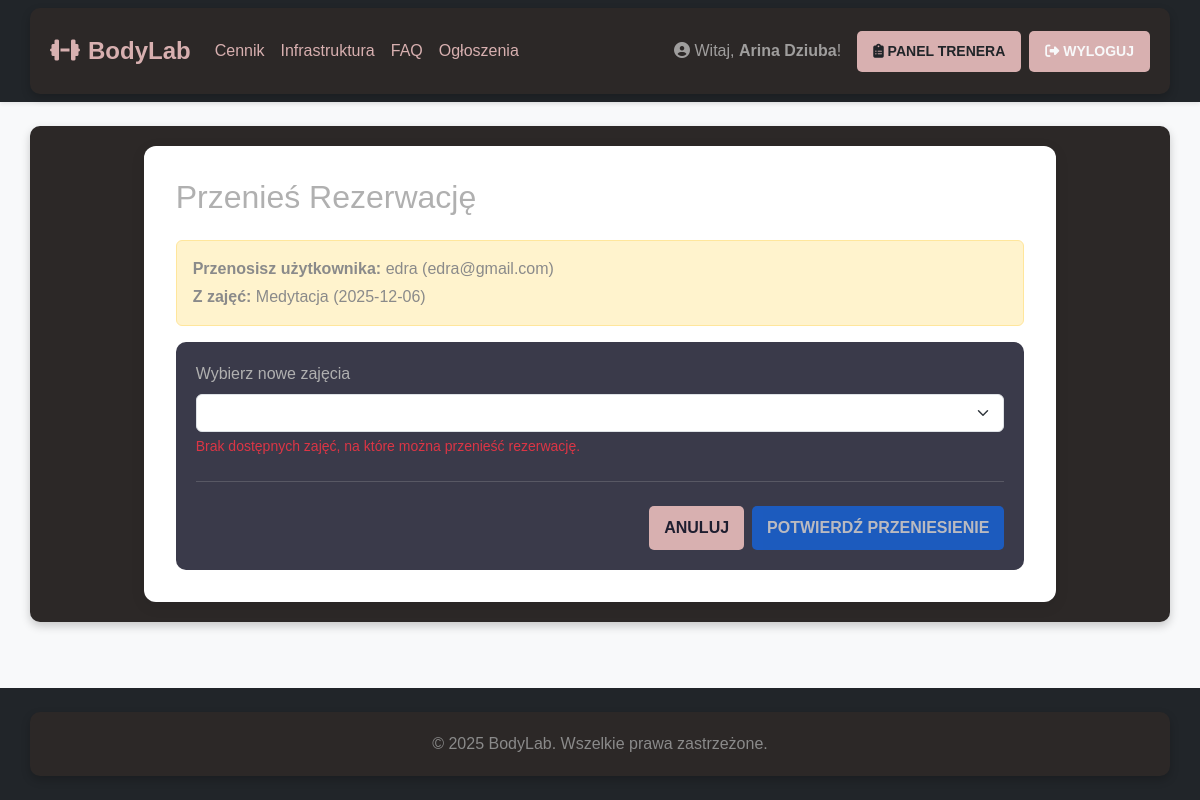
Page /move_booking/3 (signed in) on the earlier database version.
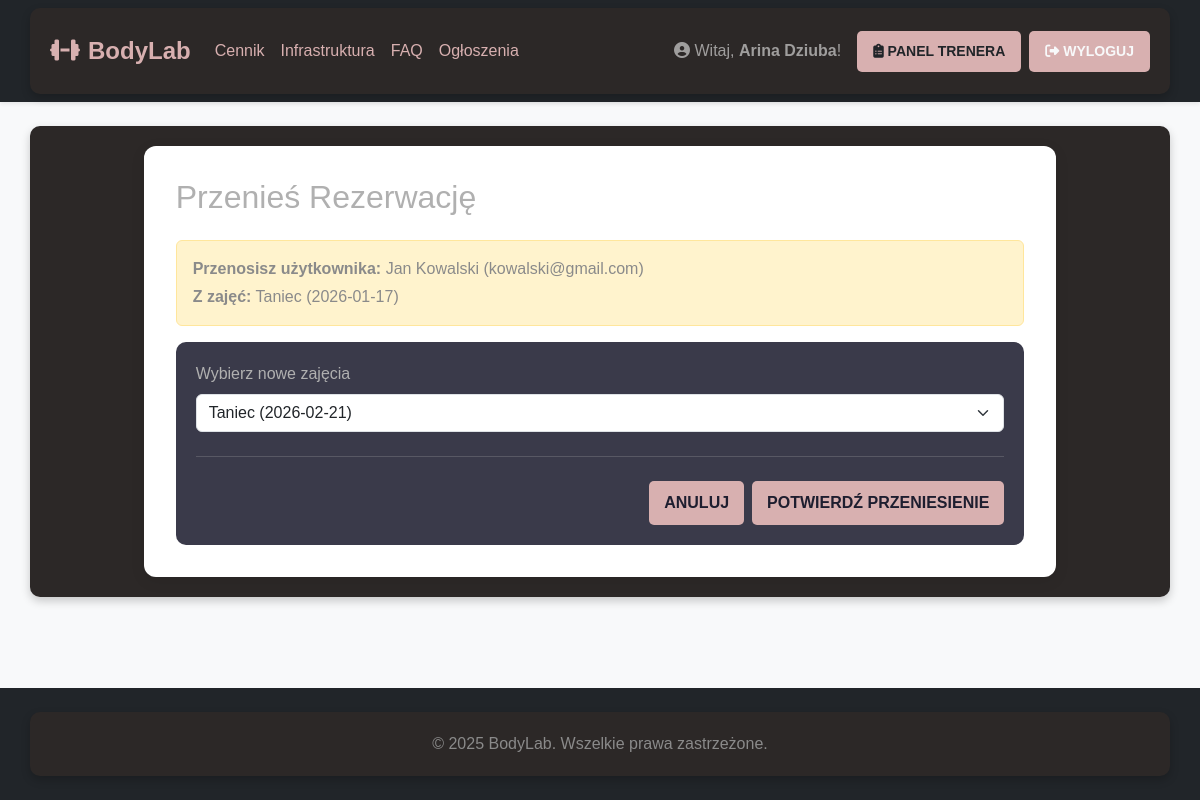
Same page on the later database version.
### app.py (models this page shows, shortened)
class User(db.Model, UserMixin):
    id = db.Column(db.Integer, primary_key=True)
    username = db.Column(db.String(50), unique=True, nullable=False)
    email = db.Column(db.String(120), unique=True, nullable=False)
    password_hash = db.Column(db.String(256), nullable=False)
    role = db.Column(db.String(20), nullable=False, default='user')
    experience_notes = db.Column(db.Text, nullable=True)
    sessions_taught = db.relationship('TrainingSession', back_populates='trainer', lazy='dynamic')
    bookings = db.relationship('Booking', back_populates='user', lazy='dynamic')
    messages_sent = db.relationship('Message', foreign_keys='Message.sender_id', back_populates='sender',
                                    lazy='dynamic')
    messages_received = db.relationship('Message', foreign_keys='Message.recipient_id', back_populates='recipient',
                                        lazy='dynamic')
    @property
    def is_admin(self): return self.role == 'admin'
    @property
    def is_trainer(self): return self.role == 'trainer'

class TrainingSession(db.Model):
    id = db.Column(db.Integer, primary_key=True)
    title = db.Column(db.String(100), nullable=False)
    session_type = db.Column(db.String(20), nullable=False, default='Grupowy')
    description = db.Column(db.Text, nullable=True)
    date = db.Column(db.Date, nullable=False)
    start_time = db.Column(db.Time, nullable=False)
    duration_minutes = db.Column(db.Integer, nullable=False, default=60)
    price = db.Column(db.Integer, nullable=False, default=0)
    max_participants = db.Column(db.Integer, nullable=False, default=10)
    trainer_id = db.Column(db.Integer, db.ForeignKey('user.id'), nullable=False)
    recurrence_group_id = db.Column(db.String(36), nullable=True, index=True)
    trainer = db.relationship('User', back_populates='sessions_taught')
    bookings = db.relationship('Booking', back_populates='session', lazy='dynamic', cascade="all, delete-orphan")
    @property
    def is_full(self): return self.bookings.count() >= self.max_participants

### app.py (the view, shortened to what this page needs)
@app.route("/move_booking/<int:booking_id>", methods=["GET", "POST"])
@login_required
@trainer_required
def move_booking(booking_id):
    b = db.session.get(Booking, booking_id)
    if not b:
        flash("Nie znaleziono rezerwacji.", "danger")
        return redirect(url_for('trainer_dashboard'))
    form = MoveBookingForm(original_session_id=b.session_id)
    return render_template("move_booking.html", form=form, user=b.user, session=b.session)

### app.py
class MoveBookingForm(FlaskForm):
    new_session = SelectField("Wybierz nowe zajęcia", coerce=int, validators=[DataRequired()])
    submit = SubmitField("Przenieś rezerwację")
    def __init__(self, original_session_id=None, *args, **kwargs):
        super(MoveBookingForm, self).__init__(*args, **kwargs)
        today = date.today()
        self.new_session.choices = [(s.id, f"{s.title} ({s.date})") for s in
                                    TrainingSession.query.filter(TrainingSession.date >= today,
                                                                 TrainingSession.id != original_session_id).all() if
                                    not s.is_full]

### app.py (called while the page is built)
@login_manager.user_loader
def load_user(user_id):
    return db.session.get(User, int(user_id))

def trainer_required(f):
    @wraps(f)
    def decorated_function(*args, **kwargs):
        if not current_user.is_authenticated or (not current_user.is_admin and not current_user.is_trainer):
            flash("Dostęp tylko dla Trenera.", "danger")
            return redirect(url_for('index'))
        return f(*args, **kwargs)
    return decorated_function

### templates/move_booking.html (shortened to what this page needs)
{% extends "base.html" %}
{% block content %}
<h1 class="h2 mb-4">Przenieś Rezerwację</h1>
<div class="alert alert-warning">
    <p class="mb-1"><strong>Przenosisz użytkownika:</strong> {{ user.username }} ({{ user.email }})</p>
    <p class="mb-0"><strong>Z zajęć:</strong> {{ session.title }} ({{ session.date.strftime('%Y-%m-%d') }})</p>
</div>
<form method="POST" action="">
    <div class="mb-3">
        {{ form.new_session.label(class="form-label") }}
        {{ form.new_session(class="form-select") }}
        {% if not form.new_session.choices %}
            <div class="form-text text-danger">Brak dostępnych zajęć, na które można przenieść rezerwację.</div>
        {% endif %}
    </div>
    <hr class="my-4">
    <div class="d-flex justify-content-end gap-2">
        <a href="{{ url_for('manage_session', session_id=session.id) }}" class="btn btn-secondary">Anuluj</a>
        <button type="submit" class="btn btn-primary" {% if not form.new_session.choices %}disabled{% endif %}>
            Potwierdź Przeniesienie
        </button>
    </div>
</form>
{% endblock %}

Differences in the rows shown:
no longer on this page (row edited): TrainingSession: title "Medytacja", date "2025-12-06"
changed User: username "edra" → "Jan Kowalski"; email "edra@gmail.com" → "kowalski@gmail.com"
now on this page (row edited): TrainingSession: title "Taniec", date "2026-01-17"
Other differences:
form field new_session: (not shown) → "Taniec (2026-02-21)"
text no longer shown: "Brak dostępnych zajęć, na które można przenieść rezerwację."
